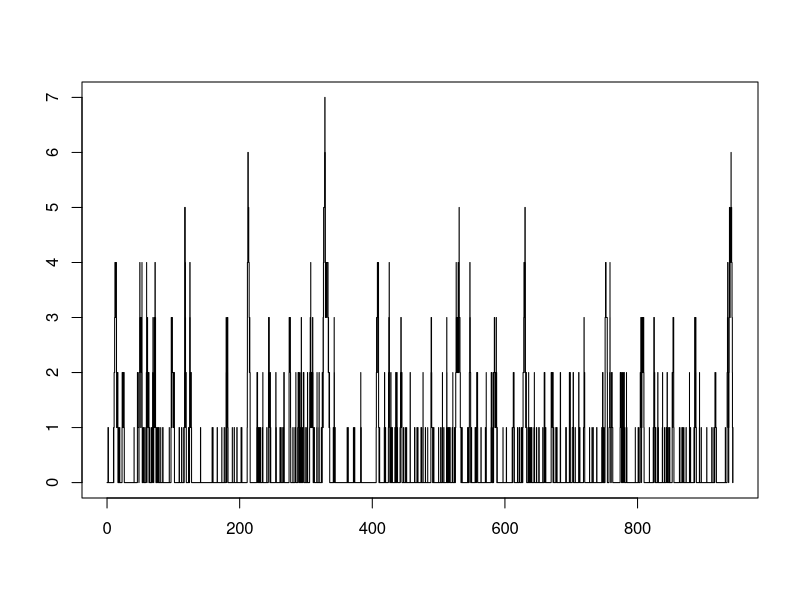

Reproduce this figure in R.
generate<-function(number,server=1){
	result<-matrix(0,ncol=6,nrow=number)
	result[,1]<-cumsum(rexp(number,rate=1))
	result[,2]<-rexp(number,rate=2)
	if(number<=server){result[,4]<-result[,2]+result[,1]}
	else{
		result[1:server,4]<-result[1:server,2]+result[1:server,1]
		temp<-1:server
		for(i in (server+1):number){
			temp.end<-which(result[temp,4]==min(result[temp,4]))
			result[i,5]<-result[temp[temp.end],4]
			result[i,3]<-ifelse(result[i,5]>=result[i,1],result[i,5],result[i,1])
			result[i,4]<-result[i,3]+result[i,2]
			result[i,6]<-result[i,5]-result[i,1]
			temp[temp.end]<-i
		}
	}
	return(result)
}
waiting.mean<-function(table){
	return(sum(table[which(table[,6]>0),6])/length(table[,6]))
}
spare.sum<-function(table,server=1){
	return(-sum(table[which(table[,6]<0),6])/server)
}
queue<-function(table){
	result<-c(0,0)
	i<-1
	j<-1
	k<-1
	while(i<=length(table[,1]) & j<=length(table[,1])){
		while(i<=length(table[,1]) & table[i,1]<=table[j,5]){
			if(i+j!=2){
				result<-rbind(result,c(table[i,1],result[k,2]))
				k<-k+1
				result<-rbind(result,c(table[i,1],result[k,2]+1))
				k<-k+1				
			}
			else{
				result<-rbind(result,c(table[i,1],result[2]))
				k<-k+1
				result<-rbind(result,c(table[i,1],result[k,2]+1))
				k<-k+1					
			}
			i<-i+1
			if(i>length(table[,1])){
				while(j<=length(table[,1])){
					result<-rbind(result,c(table[j,5],result[k,2]))
					k<-k+1
					result<-rbind(result,c(table[j,5],result[k,2]-1))
					k<-k+1				
					j<-j+1
				}
				return(result)
			}
		}
		while(j<=length(table[,1]) & table[i,1]>table[j,5]){
			if(j+i!=2){
				result<-rbind(result,c(table[j,5],result[k,2]))
				k<-k+1
				result<-rbind(result,c(table[j,5],result[k,2]-1))
				k<-k+1				
			}
			else{
				result<-rbind(result,c(table[j,5],result[2]))
				k<-k+1
				result<-rbind(result,c(table[j,5],result[k,2]-1))
				k<-k+1				
			}
			j<-j+1
			if(j>length(table[,1])){
				while(i<=length(table[,1])){
					result<-rbind(result,c(table[i,1],result[k,2]))
					k<-k+1
					result<-rbind(result,c(table[i,1],result[k,2]+1))
					k<-k+1				
					i<-i+1
				}
				return(result)
			}
		}
	}
	return(result)
}
que.mean<-function(x){
	return(sum(x[which(x[,2]>0),2])/length(x[,1]))
}
record<-generate(1000,1)
waiting.mean(record)
spare.sum(record)
que<-queue(record)
plot(que[which(que[,2]>=0),],type='l')